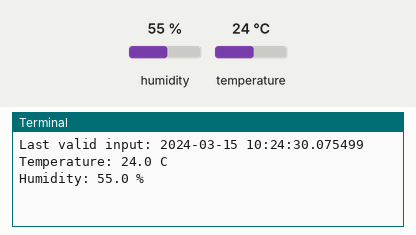
This program was run on a simulated Raspberry Pi (BCM pin numbers). Parts: the last lines printed to the terminal. The test bench sets the inputs (shaded band); at power-on: humidity 55 %, temperature 24 °C. The clock reads 2024-03-15 10:24:30 at power-on unless the program sets it.

Above: at 1.2 s.
1.3 s: humidity set to 22 %
At 7.5 s:
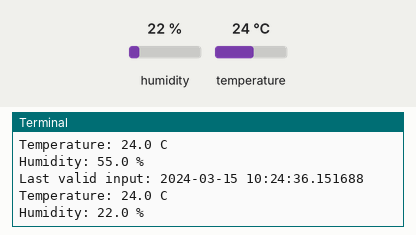
8.1 s: temperature set to 12 °C
At 13.6 s:
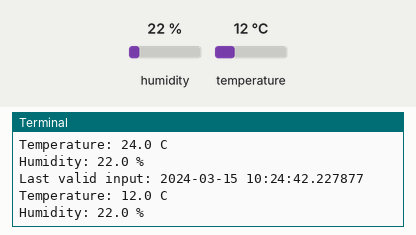
14.9 s: humidity set to 40 %
At 19.8 s:
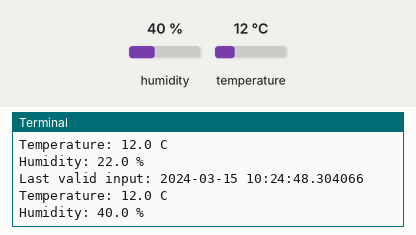
Timing chart, 0 to 21.3 s (numbered marks = the images above; inputs shaded):
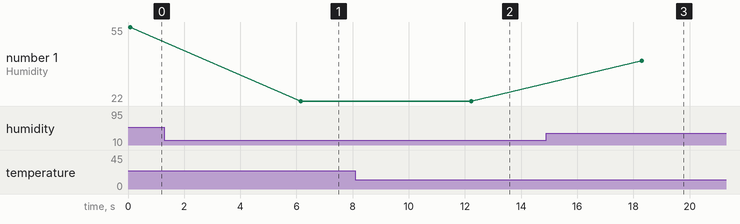

The program:

DHT11.py
```python
import RPi.GPIO as GPIO
import dht11
import time
import datetime

# initialize GPIO
GPIO.setwarnings(True)
GPIO.setmode(GPIO.BCM)

# read data using pin 12
instance = dht11.DHT11(pin=12)

try:
  while True:
      result = instance.read()
      if result.is_valid():
          print("Last valid input: " + str(datetime.datetime.now()))

          print("Temperature: %-3.1f C" % result.temperature)
          print("Humidity: %-3.1f %%" % result.humidity)

      time.sleep(6)

except KeyboardInterrupt:
    print("Cleanup")
    GPIO.cleanup()
```

Measured:
- after the input at 1.3 s, the terminal: prints a new line after 4.9 s (image 1)
- after the input at 8.1 s, the terminal: prints a new line after 4.1 s (image 2)
- after the input at 14.9 s, the terminal: prints a new line after 3.4 s (image 3)
- plotted number 1: 55 → 22 after the input at 1.3 s, 22 → 40 after the input at 14.9 s
